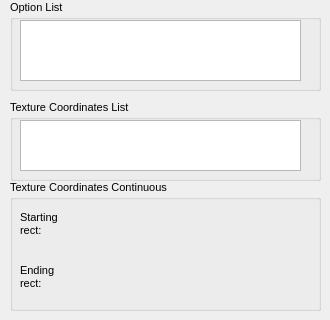
      <widget class="QWidget" name="tab_animation_sprite">
       <attribute name="title">
        <string>Sprite</string>
       </attribute>
       <widget class="QGroupBox" name="grpOptionList">
        <property name="geometry">
         <rect>
          <x>10</x>
          <y>0</y>
          <width>311</width>
          <height>91</height>
         </rect>
        </property>
        <property name="font">
         <font>
          <pointsize>8</pointsize>
         </font>
        </property>
        <property name="title">
         <string>Option List</string>
        </property>
        <widget class="gui::textedit::TextEdit" name="txtOptionListList">
         <property name="geometry">
          <rect>
           <x>10</x>
           <y>20</y>
           <width>281</width>
           <height>61</height>
          </rect>
         </property>
        </widget>
       </widget>
       <widget class="QGroupBox" name="grpTextureCoordinatesList">
        <property name="geometry">
         <rect>
          <x>10</x>
          <y>100</y>
          <width>311</width>
          <height>81</height>
         </rect>
        </property>
        <property name="font">
         <font>
          <pointsize>8</pointsize>
         </font>
        </property>
        <property name="title">
         <string>Texture Coordinates List</string>
        </property>
        <widget class="gui::textedit::TextEdit" name="txtTextureCoordinatesList">
         <property name="geometry">
          <rect>
           <x>10</x>
           <y>20</y>
           <width>281</width>
           <height>51</height>
          </rect>
         </property>
        </widget>
       </widget>
       <widget class="QGroupBox" name="grpTextureCoordinatesContinuous">
        <property name="geometry">
         <rect>
          <x>10</x>
          <y>180</y>
          <width>311</width>
          <height>131</height>
         </rect>
        </property>
        <property name="font">
         <font>
          <pointsize>8</pointsize>
         </font>
        </property>
        <property name="title">
         <string>Texture Coordinates Continuous</string>
        </property>
        <widget class="QWidget" name="layoutWidget">
         <property name="geometry">
          <rect>
           <x>10</x>
           <y>20</y>
           <width>281</width>
           <height>101</height>
          </rect>
         </property>
         <layout class="QGridLayout" name="grdTCCEndingRect">
          <item row="0" column="0">
           <widget class="QLabel" name="lblTCCStartingRect">
            <property name="sizePolicy">
             <sizepolicy hsizetype="Fixed" vsizetype="Fixed">
              <horstretch>0</horstretch>
              <verstretch>0</verstretch>
             </sizepolicy>
            </property>
            <property name="text">
             <string>Starting
rect:</string>
            </property>
           </widget>
          </item>
          <item row="0" column="1">
           <widget class="gui::rectwidget::RectWidget" name="rctTCCStartingRect" native="true">
            <property name="sizePolicy">
             <sizepolicy hsizetype="Expanding" vsizetype="Expanding">
              <horstretch>0</horstretch>
              <verstretch>0</verstretch>
             </sizepolicy>
            </property>
           </widget>
          </item>
          <item row="1" column="0">
           <widget class="QLabel" name="lblTCCEndingRect">
            <property name="sizePolicy">
             <sizepolicy hsizetype="Fixed" vsizetype="Fixed">
              <horstretch>0</horstretch>
              <verstretch>0</verstretch>
             </sizepolicy>
            </property>
            <property name="text">
             <string>Ending
rect:</string>
            </property>
           </widget>
          </item>
          <item row="1" column="1">
           <widget class="gui::rectwidget::RectWidget" name="rctTCCEndingRect" native="true">
            <property name="sizePolicy">
             <sizepolicy hsizetype="Preferred" vsizetype="Expanding">
              <horstretch>0</horstretch>
              <verstretch>0</verstretch>
             </sizepolicy>
            </property>
           </widget>
          </item>
         </layout>
        </widget>
       </widget>
      </widget>
